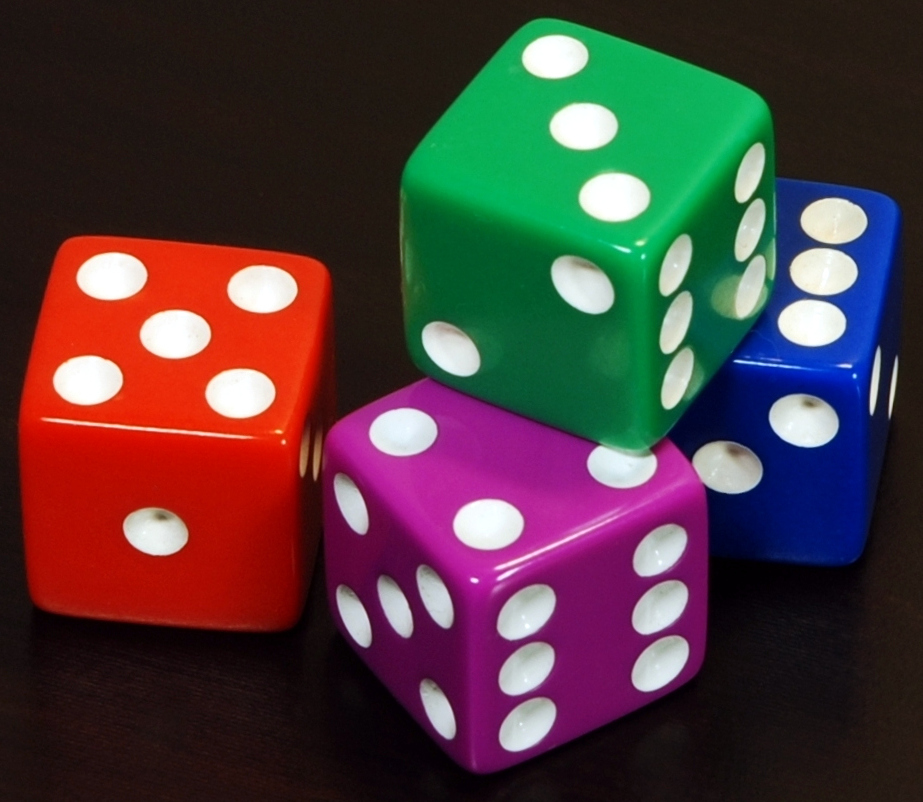
#> input picture notebooks/sample_objects.jpg, 923 x 802 px
$ jupyter execute day2_session2.ipynb   (shell and % lines are left out)
#> lines starting #> are read from the running program, lines starting #| are printed output that depends on the picture; after the words box and inside, x2 and y2 are one past the last pixel; in counts of white or black regions, pixels touching at a corner belong together
# Hands-On Image Processing with OpenCV (Day 2, Second Session)

Welcome to Day 2 (Session 2). Now we will put theory into practice using OpenCV, a powerful computer vision library. By the end of this session, you will have a working routine that:
- Loads an image from the camera (or provided sample image).
- Converts it to HSV color space.
- Creates a mask to isolate a specific color.
- Finds contours of the objects of that color.
- Draws boundaries and centers of those objects on the image.
- Allows you to adjust parameters like color range and contour size threshold to see their effects.

Let's get started!

## 1. Setup and Sample Image

First, we need to set up our environment. In Google Colab, OpenCV (cv2) is usually pre-installed, but if you're running elsewhere, you might need to install it. We will also use matplotlib for displaying images in the notebook.

Important: Make sure you have the sample image file sample_objects.jpg ready (it should contain a few distinct colored objects on a simple background – for example, colored blocks or balls on a white table). If you're in Colab, you can upload the file by clicking the folder icon on the left and dragging the image in, or use `files.upload()`. This time we will use `wget` to download a image from online.

[cell 1]
# If OpenCV or other libraries are not installed in your environment, uncomment and run the below:
# !pip install opencv-python matplotlib

[cell 2]
# Import necessary libraries
import cv2
import numpy as np
import matplotlib.pyplot as plt

# Ensure plots appear inline in the notebook

Now let's load the image. We use `cv2.imread` for this. By default, imread will load the image in BGR color format. Replace '`sample_objects.jpg`' with the path to your image if it's named differently or in a different location.

[cell 3]
# Download image from online

# Load the image using OpenCV
image_path = 'sample_objects.jpg'  # ensure this file is uploaded in your notebook environment
img = cv2.imread(image_path)
#> img is the input picture: shape (802, 923, 3); mean B, G, R 60, 58.2, 77.7

# Check if image loaded correctly
if img is None:
    print("Error: Could not load image. Make sure 'sample_objects.jpg' is uploaded.")
else:
    print("Image loaded successfully! Shape:", img.shape)
#| Image loaded successfully! Shape: (802, 923, 3)

If the image is loaded successfully, img.shape will print (height, width, 3) for the dimensions. If you see an error, make sure the file name is correct and the file is uploaded.

Let's visualize the original image to see what it looks like. We will use matplotlib for that. However, recall that OpenCV uses BGR ordering, while matplotlib expects RGB. We should convert the color order before displaying to get correct colors.

[cell 4]
# Display the original image using matplotlib
if img is not None:
    plt.imshow(cv2.cvtColor(img, cv2.COLOR_BGR2RGB))
    plt.title("Original Image")
    plt.axis('off')  # hide axis ticks
    plt.show()

You should see the original image displayed above. Now we have our input ready.

## 2. Color Conversion (BGR to HSV)

As discussed, we will convert the image to the HSV color space to make color detection easier. OpenCV provides cv2.cvtColor for color conversions.

[cell 5]
# Convert the BGR image to HSV color space
hsv_img = cv2.cvtColor(img, cv2.COLOR_BGR2HSV)
#> hsv_img: shape (802, 923, 3); mean H, S, V 65.3, 161.9, 102.2
print("Converted to HSV. Image shape (should be same as original):", hsv_img.shape)
#| Converted to HSV. Image shape (should be same as original): (802, 923, 3)

The shape should match the original image (still height x width x 3, just different meaning for the 3 channels now). We can do a quick check on what HSV values look like, but it's a bit meaningless to print a lot of them. Instead, we'll go straight into using HSV for masking.

<img src="https://upload.wikimedia.org/wikipedia/commons/3/33/HSV_color_solid_cylinder_saturation_gray.png
" alt="HSV Image" width="400"/>

Choosing a color range: We need to decide which color to detect. For instance, if our image has a distinct green object, let's target that first. We have to define a lower and upper bound for the HSV values that correspond to green.

How to choose the range? We can use known HSV values:
- Pure green in HSV is around Hue = 60° (which is 30 in OpenCV scale since OpenCV uses 0-179). But objects that are "green" might have hues a bit above or below, and some saturation/value variation.
- We might start with a range like Hue 50-70 (on OpenCV scale), Saturation 100-255, Value 100-255. This assumes the object is fairly saturated and bright. If it’s darker or lighter, we adjust value range accordingly.

Let's define a HSV range for the color of interest. (Feel free to adjust these numbers if your image’s object isn't detected well.)

[cell 6]
# Define HSV range for the target color (example: green color range)
lower_color = np.array([35, 80, 80])   # lower bound (H, S, V)
upper_color = np.array([90, 255, 255]) # upper bound (H, S, V)

# Create a binary mask where color within range -> white (255), outside range -> black (0)
mask = cv2.inRange(hsv_img, lower_color, upper_color)
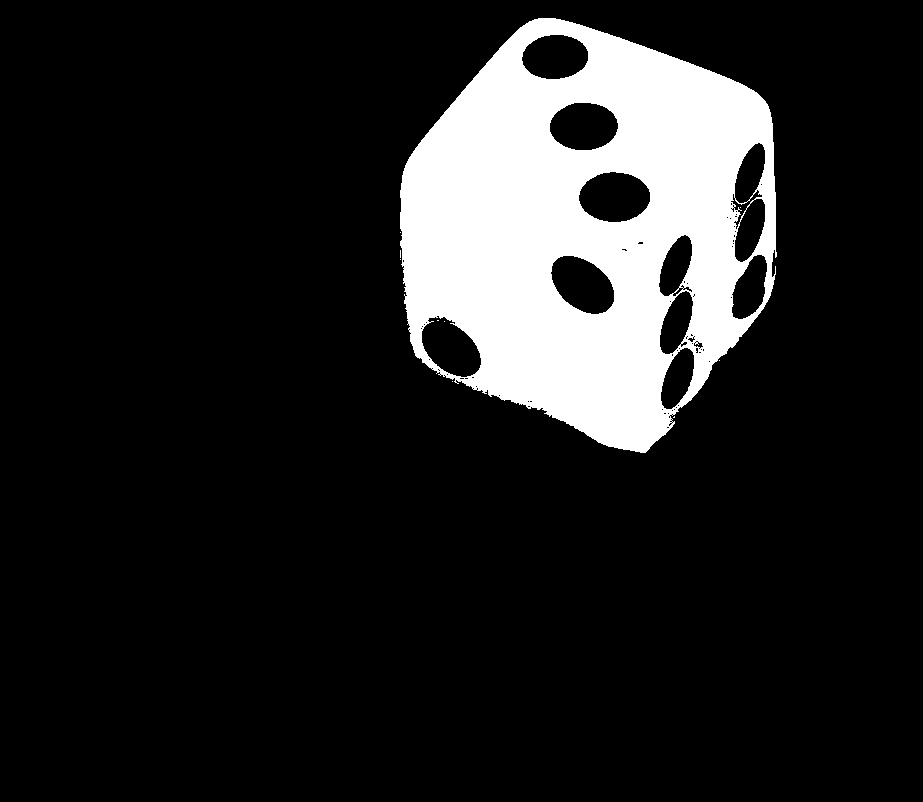
#> mask: shape (802, 923); 13.8% white; 10 white regions (9 under 20 px)
print("Mask created. Mask shape:", mask.shape, "| Data type:", mask.dtype)
#| Mask created. Mask shape: (802, 923) | Data type: uint8
print("Unique values in mask:", np.unique(mask))
#| Unique values in mask: [  0 255]

The mask is a 2D array (single channel) with the same width/height as the image. We expect the unique values to be [0, 255] if the mask is properly binary. If you see only [0], it means our range didn't catch anything (we might need to broaden the range or choose a different color).

Let's visualize the mask to see where our chosen color is being detected:

[cell 7]
# Display the mask image
plt.imshow(mask, cmap='gray')
plt.title("Color Mask (binary image)")
plt.axis('off')
plt.show()

You should see a black image with white regions where the target color was present. Ideally, each white blob corresponds to an object of that color in the original image. If your mask is all black or missing the object, we may need to adjust the lower_color and upper_color values.

For example:
- If you expected something to be white but it's not, maybe the hue range is off – try widening it (e.g., 40 to 80).
- If the object is present but partially black, maybe the saturation or value thresholds cut it off. For a very bright object, you might need to allow higher value range; for a pale object, allow lower saturation, etc.
- If you get extra white spots (false positives), you might narrow the ranges.

This experimentation is normal in CV – finding the right threshold often requires tuning.

## 3. Finding Contours

Now that we have a mask highlighting the regions of the target color, we want to identify the contours of those regions. A contour is basically the outline of a shape (a continuous curve bounding a white region in the binary mask).

OpenCV has cv2.findContours for this. We will use cv2.findContours(mask, mode, method). The mode can be cv2.RETR_EXTERNAL to retrieve only outer contours (which is what we want, assuming objects are separate and not nested). The method can be cv2.CHAIN_APPROX_SIMPLE to compress contour points (not store all boundary points, which is fine for our needs).

Let's find the contours:

[cell 8]
# Find contours in the mask
# cv2.findContours returns a tuple: (list_of_contours, hierarchy)
contours, hierarchy = cv2.findContours(mask, cv2.RETR_EXTERNAL, cv2.CHAIN_APPROX_SIMPLE)
#> contours = 7 contours, 6 with area under 20; largest, box (x1, y1, x2, y2) and area: (400, 18, 777, 453) 122322

print(f"Found {len(contours)} contours in the mask.")
#| Found 7 contours in the mask.
# Optional: print the area of each contour
for idx, contour in enumerate(contours):
    area = cv2.contourArea(contour)
    print(f"Contour {idx} has area {area}")
#> this loop made 7 passes
#> area on pass 7: 122322
#| Contour 0 has area 0.5
#| Contour 1 has area 0.0
#| Contour 2 has area 0.0
#| Contour 3 has area 0.0
#| Contour 4 has area 0.0
#| Contour 5 has area 0.0
#| Contour 6 has area 122322.0

We printed the area of each found contour. This helps us gauge sizes of detected objects. Sometimes, small contours might be just noise (for example, a tiny white speck in the mask). We can filter those out by area.

Let's decide on a minimum area threshold to consider a contour as an actual object. This will depend on your image resolution and object size. If you're not sure, look at the areas printed above and pick a cutoff somewhat smaller than the smallest legitimate object. For example, if a real object has area ~1500, and you see some contours of area 20 or 5 (likely noise), you might choose something like 500 as a threshold.

[cell 9]
# Define a minimum contour area to filter noise
min_area = 500  # you can adjust this value based on printed areas

# Filter contours by area
filtered_contours = [c for c in contours if cv2.contourArea(c) >= min_area]
#> filtered_contours = 1 contour; box (x1, y1, x2, y2) and area: (400, 18, 777, 453) 122322
print(f"{len(filtered_contours)} contours remain after filtering by area >= {min_area}.")
#| 1 contours remain after filtering by area >= 500.

Now, we have a list filtered_contours that should ideally contain only the meaningful objects. We will use this list for drawing and further processing.

## 4. Drawing Contours and Object Centers

Let's draw the contours on the original image to see the detection results. We also want to mark the center of each detected object. The center can be obtained by calculating the moments of the contour (using cv2.moments) and then cx = M['m10']/M['m00'], cy = M['m01']/M['m00'], which gives the centroid coordinates. We will:
- Draw each contour outline in a certain color (say, red).
- Draw a small filled circle at the centroid (say, blue).
- Maybe later, we could also draw the contour's area or ID next to it using text (optional).

We'll create a copy of the original image to draw on, so we don't alter the original data.

[cell 10]
# Make a copy of the original image to draw on
output_img = img.copy()

# Loop over each filtered contour and draw it and its center
for c in filtered_contours:
    # Draw the contour outline on output_img in red color, thickness 2
    cv2.drawContours(output_img, [c], -1, (0, 0, 255), 2)  # BGR (0,0,255) is red

    # Compute the center of the contour
    M = cv2.moments(c)
    if M['m00'] != 0:  # to avoid division by zero
        cx = int(M['m10'] / M['m00'])
        cy = int(M['m01'] / M['m00'])
        # Draw a blue filled circle at the center
        cv2.circle(output_img, (cx, cy), 5, (255, 0, 0), -1)  # BGR (255,0,0) is blue
        print(f"Object at ({cx}, {cy})")
    else:
        print("Contour with zero area, skipping center calculation.")
#> this loop made 1 pass
#> (cx, cy) on pass 1: (589, 229)
#| Object at (589, 229)
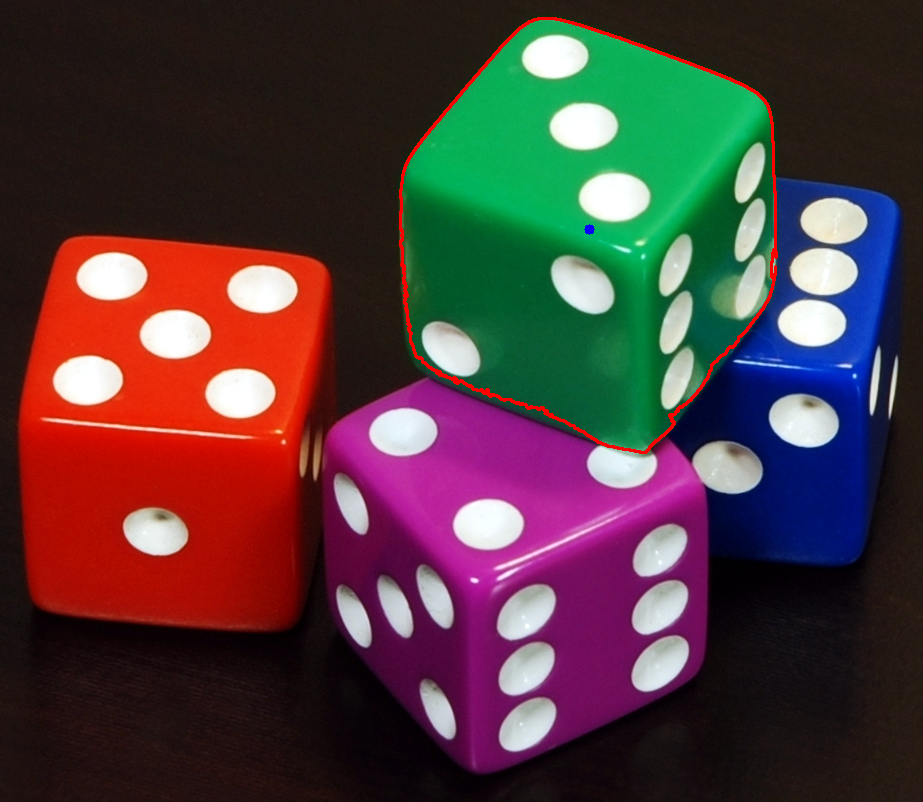
#> output_img: shape (802, 923, 3); 0.65% of pixels changed, all inside (x1, y1, x2, y2) = (399, 17, 778, 454)

The print statements will list the center coordinates of each detected object (in pixel terms). These coordinates are relative to the image (with (0,0) at the top-left corner). In a real robot, one would convert these to real-world coordinates if needed, but that's beyond our scope here. We just want to see that we can pinpoint them.

Now, let's display the output image with contours and centers drawn:

[cell 11]
# Show the output image with contours and centers
plt.figure(figsize=(6,6))
plt.imshow(cv2.cvtColor(output_img, cv2.COLOR_BGR2RGB))
plt.title("Detections (Contours and Centers)")
plt.axis('off')
plt.show()
